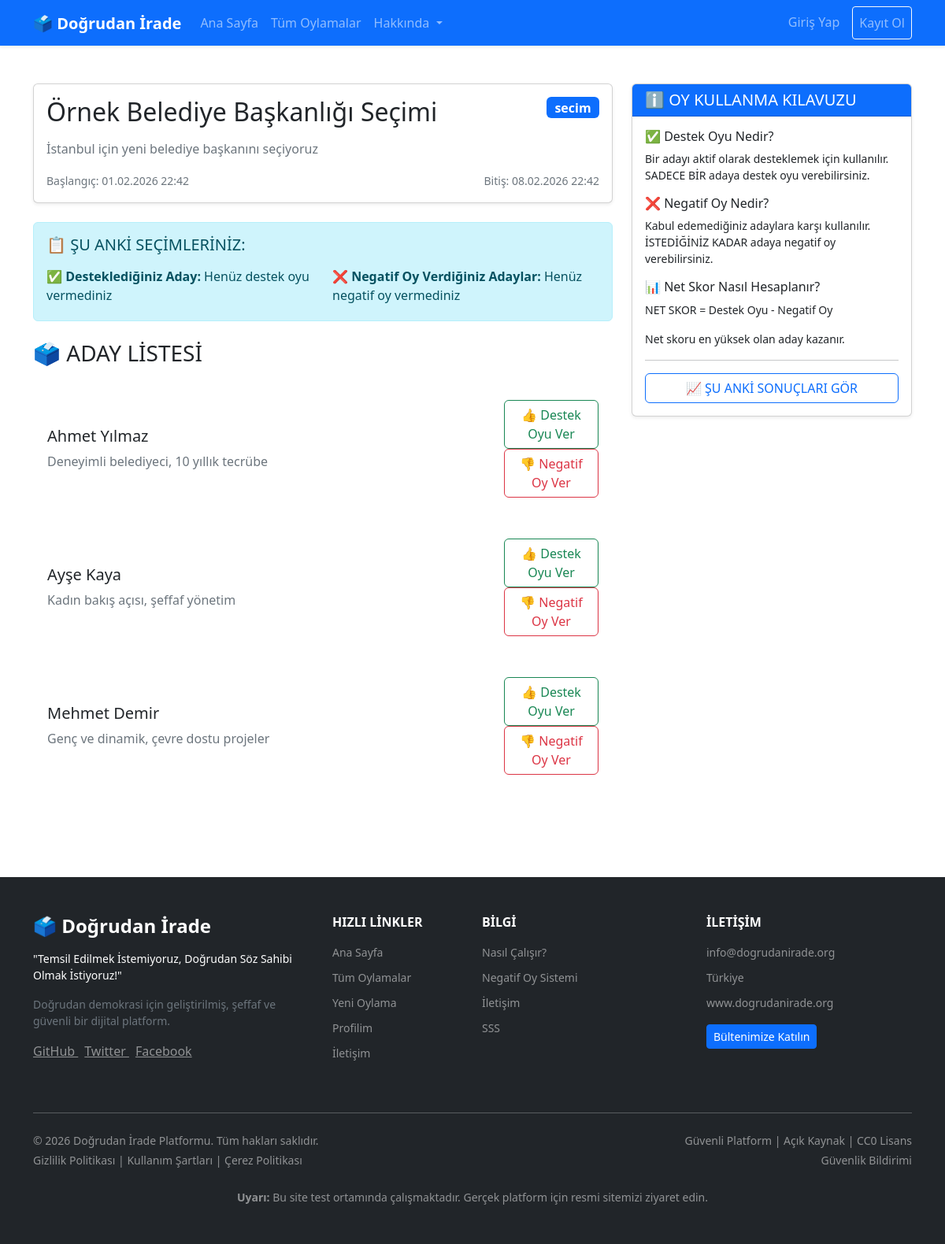
The page /oylama_detay.php?id=1 on the database its author committed.
### tables this page shows
CREATE TABLE oylamalar (
    id BIGINT PRIMARY KEY AUTO_INCREMENT,
    tur ENUM('secim', 'kanun_teklifi', 'referandum') NOT NULL,
    baslik VARCHAR(500) NOT NULL,
    aciklama TEXT,
    olusturan_id BIGINT NOT NULL,
    topluluk_tipi ENUM('ulusal', 'il', 'ilce', 'sendika', 'meslek_odasi', 'universite', 'sirket') DEFAULT 'ulusal',
    topluluk_id BIGINT DEFAULT NULL COMMENT 'Hangi il, ilçe, sendika vb. için oylama',
    baslangic_tarihi DATETIME DEFAULT CURRENT_TIMESTAMP,
    bitis_tarihi DATETIME,
    durum ENUM('aktif', 'sonuclandi', 'iptal') DEFAULT 'aktif',
    olusturulma_tarihi DATETIME DEFAULT CURRENT_TIMESTAMP,
    INDEX idx_tur (tur),
    INDEX idx_durum (durum),
    INDEX idx_topluluk (topluluk_tipi, topluluk_id)
);

CREATE TABLE adaylar (
    id BIGINT PRIMARY KEY AUTO_INCREMENT,
    oylama_id BIGINT NOT NULL,
    aday_adi VARCHAR(200) NOT NULL,
    aday_aciklama TEXT,
    olusturulma_tarihi DATETIME DEFAULT CURRENT_TIMESTAMP,
    FOREIGN KEY (oylama_id) REFERENCES oylamalar(id) ON DELETE CASCADE,
    INDEX idx_oylama (oylama_id)
);

### config/datebase.php (called while the page is built, shortened)
<?php
class Database {
    private $host = 'localhost';
    private $db_name = 'dogrudan_irade';
    private $username = 'root';
    private $password = '';
    public function connect() {
        $this->conn = null;
        try {
            $this->conn = new PDO(
                "mysql:host=" . $this->host . ";dbname=" . $this->db_name . ";charset=utf8mb4",
                $this->username,
                $this->password
            );
            $this->conn->setAttribute(PDO::ATTR_ERRMODE, PDO::ERRMODE_EXCEPTION);
            $this->conn->setAttribute(PDO::ATTR_DEFAULT_FETCH_MODE, PDO::FETCH_ASSOC);
        } catch(PDOException $e) {
            error_log("Veritabanı bağlantı hatası: " . $e->getMessage());
            die("Veritabanına bağlanılamadı. Lütfen daha sonra tekrar deneyin.");
        }
        return $this->conn;
    }
    public function query($sql, $params = []) {
        $stmt = $this->connect()->prepare($sql);
        $stmt->execute($params);
        return $stmt;
    }
}
?>

### config/secim_fonksiyonlari.php (called while the page is built, shortened)
<?php
class SecimFonksiyonlari {
    private $db;
    public function __construct() {
        $this->db = new Database();
    }
    public function kullaniciOyDurumu($oylama_id, $kullanici_id) {
        $destekOy = $this->db->query(
            "SELECT a.* FROM oy_kullanicilar ok
             JOIN adaylar a ON ok.destek_verilen_aday_id = a.id
             WHERE ok.oylama_id = ? AND ok.kullanici_id = ?",
            [$oylama_id, $kullanici_id]
        )->fetch();
        $negatifOylar = $this->db->query(
            "SELECT a.* FROM oy_kullanicilar ok
             JOIN adaylar a ON ok.negatif_oy_verilen_aday_id = a.id
             WHERE ok.oylama_id = ? AND ok.kullanici_id = ?",
            [$oylama_id, $kullanici_id]
        )->fetchAll();
        return [
            'destek_oy' => $destekOy,
            'negatif_oylar' => $negatifOylar
        ];
    }
}
?>

### oylama_detay.php (the view, shortened to what this page needs)
<?php
require_once 'config/secim_fonksiyonlari.php';
$db = new Database();
$secim = new SecimFonksiyonlari();
$oylama_id = $_GET['id'] ?? 0;
$kullanici_id = $_SESSION['kullanici_id'] ?? 0;
$oylama = $db->query(
    "SELECT * FROM oylamalar WHERE id = ?",
    [$oylama_id]
)->fetch();
$adaylar = $db->query(
    "SELECT * FROM adaylar WHERE oylama_id = ? ORDER BY aday_adi",
    [$oylama_id]
)->fetchAll();
$kullaniciOylari = $secim->kullaniciOyDurumu($oylama_id, $kullanici_id);
?>
<!DOCTYPE html>
<html lang="tr">
<head>
    <link href="https://cdn.jsdelivr.net/npm/bootstrap@5.2.3/dist/css/bootstrap.min.css" rel="stylesheet">
</head>
<body>
    <?php include 'includes/header.php'; ?>
    <main class="container py-5">
        <div class="row">
            <div class="col-lg-8">
                <div class="card mb-4 shadow-sm">
                    <div class="card-body">
                        <div class="d-flex justify-content-between align-items-start">
                            <div>
                                <h1 class="card-title h2 mb-3"><?= htmlspecialchars($oylama['baslik']) ?></h1>
                                <p class="card-text text-muted"><?= htmlspecialchars($oylama['aciklama']) ?></p>
                            </div>
                            <div class="text-end">
                                <span class="badge bg-primary fs-6"><?= $oylama['tur'] ?></span>
                            </div>
                        </div>
                        <div class="row mt-3">
                            <div class="col-md-6">
                                <small class="text-muted">
                                    <i class="bi bi-calendar"></i> Başlangıç:
                                    <?= date('d.m.Y H:i', strtotime($oylama['baslangic_tarihi'])) ?>
                                </small>
                            </div>
                            <div class="col-md-6 text-end">
                                <small class="text-muted">
                                    <i class="bi bi-clock"></i> Bitiş:
                                    <?= date('d.m.Y H:i', strtotime($oylama['bitis_tarihi'])) ?>
                                </small>
                            </div>
                        </div>
                    </div>
                </div>
                <div class="alert alert-info mb-4" id="currentVotesAlert">
                    <h5 class="alert-heading">📋 ŞU ANKİ SEÇİMLERİNİZ:</h5>
                    <div class="row mt-3">
                        <div class="col-md-6">
                            <p class="mb-1">
                                <strong>✅ Desteklediğiniz Aday:</strong>
                                <span id="currentSupport">
                                    <?= $kullaniciOylari['destek_oy']['aday_adi'] ?? 'Henüz destek oyu vermediniz' ?>
                                </span>
                            </p>
                        </div>
                        <div class="col-md-6">
                            <p class="mb-1">
                                <strong>❌ Negatif Oy Verdiğiniz Adaylar:</strong>
                                <span id="currentNegatives">
                                    <?php if (!empty($kullaniciOylari['negatif_oylar'])): ?>
                                        <?= implode(', ', array_column($kullaniciOylari['negatif_oylar'], 'aday_adi')) ?>
                                    <?php else: ?>
                                        Henüz negatif oy vermediniz
                                    <?php endif; ?>
                                </span>
                            </p>
                        </div>
                    </div>
                </div>
                <h3 class="mb-4">🗳️ ADAY LİSTESİ</h3>
                <?php if (empty($adaylar)): ?>
                    <div class="alert alert-warning">
                        Bu oylama için henüz aday eklenmemiş.
                    </div>
                <?php else: ?>
                    <?php foreach ($adaylar as $aday):
                        $isSupported = isset($kullaniciOylari['destek_oy']['id']) && $kullaniciOylari['destek_oy']['id'] == $aday['id'];
                        $isNegative = false;
                    ?>
                        <div class="card candidate-card mb-3
                            <?= $isSupported ? 'selected-support' : '' ?>
                            <?= $isNegative ? 'selected-negative' : '' ?>"
                            id="candidate-<?= $aday['id'] ?>">
                            <div class="card-body">
                                <div class="row align-items-center">
                                    <div class="col-md-8">
                                        <h5 class="card-title mb-2"><?= htmlspecialchars($aday['aday_adi']) ?></h5>
                                        <?php if ($aday['aday_aciklama']): ?>
                                            <p class="card-text text-muted"><?= htmlspecialchars($aday['aday_aciklama']) ?></p>
                                        <?php endif; ?>
                                    </div>
                                    <div class="col-md-4 text-end">
                                        <div class="d-grid gap-2 d-md-block">
                                            <button class="btn btn-support
                                                <?= $isSupported ? 'btn-success' : 'btn-outline-success' ?>
                                                mb-2 mb-md-0"
                                                onclick="vote(<?= $aday['id'] ?>, 'destek')"
                                                id="support-btn-<?= $aday['id'] ?>">
                                                <?php if ($isSupported): ?>
                                                    ✅ Destekliyorsunuz
                                                <?php else: ?>
                                                    👍 Destek Oyu Ver
                                                <?php endif; ?>
                                            </button>
                                            <button class="btn btn-negative
                                                <?= $isNegative ? 'btn-danger' : 'btn-outline-danger' ?>"
                                                onclick="vote(<?= $aday['id'] ?>, 'negatif')"
                                                id="negative-btn-<?= $aday['id'] ?>">
                                                <?php if ($isNegative): ?>
                                                    ❌ Negatif Oy (Kaldır)
                                                <?php else: ?>
                                                    👎 Negatif Oy Ver
                                                <?php endif; ?>
                                            </button>
                                        </div>
                                    </div>
                                </div>
                            </div>
                        </div>
                    <?php endforeach; ?>
                <?php endif; ?>
            </div>
            <div class="col-lg-4">
                <div class="vote-summary">
                    <div class="card shadow-sm">
                        <div class="card-header bg-primary text-white">
                            <h5 class="mb-0">ℹ️ OY KULLANMA KILAVUZU</h5>
                        </div>
                        <div class="card-body">
                            <div class="mb-3">
                                <h6>✅ Destek Oyu Nedir?</h6>
                                <p class="small">Bir adayı aktif olarak desteklemek için kullanılır. SADECE BİR adaya destek oyu verebilirsiniz.</p>
                            </div>
                            <div class="mb-3">
                                <h6>❌ Negatif Oy Nedir?</h6>
                                <p class="small">Kabul edemediğiniz adaylara karşı kullanılır. İSTEDİĞİNİZ KADAR adaya negatif oy verebilirsiniz.</p>
                            </div>
                            <div class="mb-3">
                                <h6>📊 Net Skor Nasıl Hesaplanır?</h6>
                                <p class="small">NET SKOR = Destek Oyu - Negatif Oy</p>
                                <p class="small">Net skoru en yüksek olan aday kazanır.</p>
                            </div>
                            <hr>
                            <div class="text-center">
                                <a href="sonuc.php?id=<?= $oylama_id ?>" class="btn btn-outline-primary w-100">
                                    📈 ŞU ANKİ SONUÇLARI GÖR
                                </a>
                            </div>
                        </div>
                    </div>
                </div>
            </div>
        </div>
    </main>
    <?php include 'includes/footer.php'; ?>
</body>
</html>

### oylama_detay.php (style rules this page uses)
.candidate-card { transition: all 0.3s ease; border: 2px solid transparent; }
.btn-support { width: 120px; }
.btn-negative { width: 120px; }
.vote-summary { position: sticky; top: 20px; }

### rows shown on the page
oylamalar: baslik "Örnek Belediye Başkanlığı Seçimi", aciklama "İstanbul için yeni belediye başkanını seçiyoruz", tur "secim", baslangic_tarihi "01.02.2026 22:42", bitis_tarihi "08.02.2026 22:42"
adaylar: aday_adi "Ahmet Yılmaz", aday_aciklama "Deneyimli belediyeci, 10 yıllık tecrübe"
adaylar: aday_adi "Ayşe Kaya", aday_aciklama "Kadın bakış açısı, şeffaf yönetim"
adaylar: aday_adi "Mehmet Demir", aday_aciklama "Genç ve dinamik, çevre dostu projeler"

### other values the page prints
$kullaniciOylari['destek_oy']['aday_adi'] "Henüz destek oyu vermediniz"
